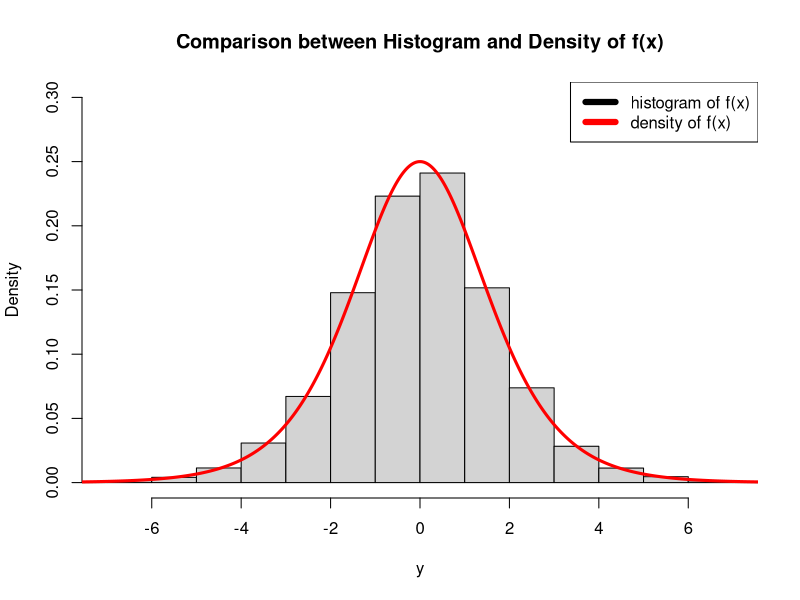
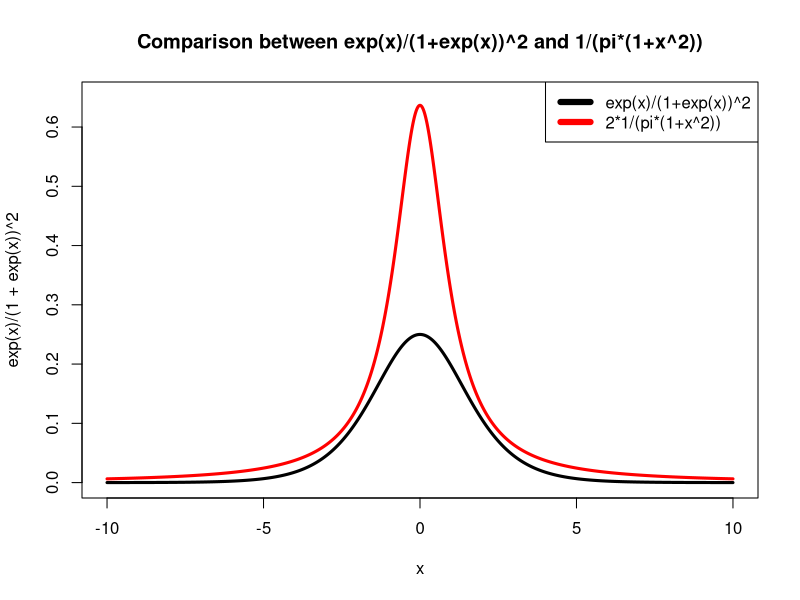
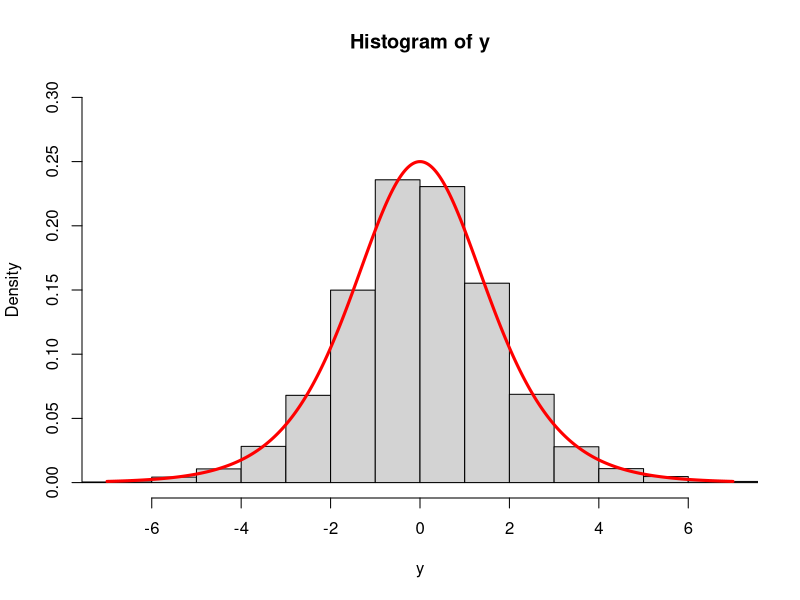

The R source for these figures, in order:
## ---- chunk 1
#1(a)
set.seed(5172013)
x <- c(0.10, 0.33, 0.67, 1.00, 1.40, 1.70, 1.97, 2.2, 2.5)
pnorm(x)-0.5

result <- rep(NA,9)
for(i in 1:9) {
  xi <- x[i]
  t <- runif(10000,0,1)
  J=function(t) {
    return(xi*exp(-(xi*t)^2/2)/sqrt(2*pi))
  }
  eva_uni <- J(t)
  result[i] <- mean(eva_uni)
}
result
## ---- chunk 2
#1(b)
unifSample <- c(runif(10000,0,1)[1:5000],1-runif(5000,0,1))
result_2 <- rep(NA,9)
for(i in 1:9) {
  xi <- x[i]
  J=function(t) {
    return(xi*exp(-(xi*t)^2/2)/sqrt(2*pi))
  }
  t <- unifSample
  eva_uni <- J(t)
  result_2[i] <- mean(eva_uni)
}
result_2
## ---- chunk 3
#1(c)
N <- 1000
xi <- 1.97
result <- rep(NA,1000)
result_2 <- rep(NA,1000)
for(i in 1:1000) {
  J=function(t) {
    return(xi*exp(-(xi*t)^2/2)/sqrt(2*pi))
  }
  t1 <- runif(1000,0,1)
  eva_uni <- J(t1)
  result[i] <- mean(eva_uni)
  t2 <- c(t1[1:500],1-t1[1:500])
  eva <- J(t2)
  result_2[i] <- mean(eva)
}
sd(result)
sd(result_2)
## ---- chunk 4
#2(c)
fx <- function(x) {
  return(exp(x)/(1+exp(x))^2)
}

x <-  runif(10000)
y <- log(x/(1-x))
hist(y,freq=FALSE,xlim=c(-7,7),ylim=c(0,0.3),main="Comparison between Histogram and Density of f(x)")
x1 <- seq(-10,10,0.01)
lines(x=x1,y=exp(x1)/(1+exp(x1))^2,col="red",lwd=3)
legend("topright",c("histogram of f(x)","density of f(x)"),col=c("black","red"),lwd=6)

## ---- chunk 5
#3(a)
fx <- function(x) {
  return(exp(x)/(1+exp(x))^2)
}
fc <- function(x) {
  return(1/(pi*(1+x^2)))
}
x=seq(-10,10,0.01)
plot(x=x,y=exp(x)/(1+exp(x))^2,xlim=c(-10,10),ylim=c(0,0.65),type="l",lwd=3,main="Comparison between exp(x)/(1+exp(x))^2 and 1/(pi*(1+x^2))")
lines(x=seq(-10,10,0.01),y=2*1/(pi*(1+x^2)),type="l",lwd=3,col="red")
legend("topright",c("exp(x)/(1+exp(x))^2","2*1/(pi*(1+x^2))"),col=c("black","red"),lwd=6)
## ---- chunk 6
#3(b)(c)
fx <- function(x) {
  return(exp(x)/(1+exp(x))^2)
}
cauchy <- function(x) {
  return(1/(pi*(1+x^2)))
}
N <- 20000
p = rcauchy(N)
u <- runif(N)
y <- p[which(u<fx(p)/(2*cauchy(p)))]
hist(y,freq=FALSE,xlim=c(-7,7),ylim=c(0,0.3))
x<-seq(-7,7,0.01)
lines(x=x,y=exp(x)/(1+exp(x))^2,type="l",lwd=3,col="red")

## ---- chunk 7
#4
M <- matrix(nrow=10000,ncol=40)
lamda_1 <- rep(NA,10000)
lamda_2 <- rep(NA,10000)

for(i in 1:10000) {
  M[i,] <- rexp(40,2.7)
}
for(i in 1:10000) {
  x <- M[i,]
  lamda_1[i] <- 40/sum(x)
  lamda_2[i] <- sqrt(40-1)/sqrt(sum((x-mean(x))^2))
}
#bias
bias_1 <- mean(lamda_1) - 2.7
bias_2 <- mean(lamda_2) - 2.7
mcerror_bias_1 <- sd(lamda_1-2.7)/sqrt(10000)
mcerror_bias_2 <- sd(lamda_2-2.7)/sqrt(10000)
print("Bias for Lamda_1 and Lamda_2 and the confidence interval")
bias_1
bias_2
c(bias_1 - 1.96*mcerror_bias_1, bias_1 + 1.96*mcerror_bias_1)
c(bias_2 - 1.96*mcerror_bias_2, bias_2 + 1.96*mcerror_bias_2)

#variance
var_1 <- var(lamda_1)
var_2 <- var(lamda_2)
mcerror_var_1 <- sd((lamda_1-mean(lamda_1))^2)/sqrt(10000)
mcerror_var_2 <- sd((lamda_2-mean(lamda_2))^2)/sqrt(10000)
print("Variance for Lamda_1 and Lamda_2 and the confidence interval")
var_1
var_2
c(var_1 - 1.96*mcerror_var_1, var_1 + 1.96*mcerror_var_1)
c(var_2 - 1.96*mcerror_var_2, var_2 + 1.96*mcerror_var_2)

#mse
mse_1 <- mean((2.7-lamda_1)^2)
mse_2 <- mean((2.7-lamda_2)^2)
mcerror_mse_1 <- sd((lamda_1-2.7)^2)/sqrt(10000)
mcerror_mse_2 <- sd((lamda_2-2.7)^2)/sqrt(10000)
print("MSE for Lamda_1 and Lamda_2 and the confidence interval")
mse_1
mse_2
c(mse_1 - 1.96*mcerror_mse_1, mse_1 + 1.96*mcerror_mse_1)
c(mse_2 - 1.96*mcerror_mse_2, mse_2 + 1.96*mcerror_mse_2)
